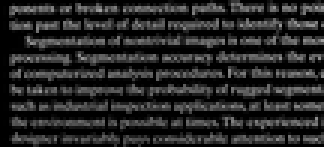
%> input picture problem8/origin/Fig0929(a)(text_image).tif, 108 x 49 px, shrunk from 2018 x 918 before the run (shown 3 times larger); the run also reads 1 picture not shown here
$ octave problem_8.m   (GNU Octave 9; MATLAB toolbox functions it lacks are replaced by stand-ins)
%> lines starting %> are read from the running program, lines starting %| are printed output that depends on the picture; in (x1, y1, x2, y2) boxes, pixels count from 0 and x2, y2 are one past the last pixel; in counts of white or black regions, pixels touching at a corner belong together; the program's own positions count from 1
### problem8/erosion.m
%% erose binary image
function C=erosion(A,s1,s2)
    %Ainput image  s1,s2Ϊerose unite length and width odd only
    [m,n]=size(A);
    [cnx,cny,cnv] = find(A);
    C=false(m,n);
    for cnt = 1 : size(cnv)
        if (cnx(cnt) >= 1+(s1-1)/2) && (cnx(cnt) <= m-(s1-1)/2) && (cny(cnt) >= 1+(s2-1)/2) && (cny(cnt) <= n-(s2-1)/2)
            if A((cnx(cnt)-(s1-1)/2):(cnx(cnt)+(s1-1)/2),(cny(cnt)-(s2-1)/2):(cny(cnt)+(s2-1)/2))==true(s1,s2)
                C(cnx(cnt),cny(cnt))=1;
            end
        end
    end
end

### problem8/dilation.m
%% dilation binary image
function C=dilation(A,s1,s2)
    %A input image  s1,s2 unit odd only
    [m,n]=size(A);
    AM = zeros(m+s1-1,n+s2-1);
    AM( floor(s1/2)+1:m+floor(s1/2),floor(s2/2)+1:n+floor(s2/2) ) = A;
    [cnx,cny,cnv] = find(AM);
    CM=false(m+s1-1,n+s2-1);
    Oplt = ones(s1,s2);
    for cnt = 1 : size(cnv)
        CM( (cnx(cnt)-(s1-1)/2) : (cnx(cnt)+(s1-1)/2), (cny(cnt)-(s2-1)/2) : (cny(cnt)+(s2-1)/2) ) = Oplt;
    end
    C=CM( floor(s1/2)+1:m+floor(s1/2),floor(s2/2)+1:n+floor(s2/2) );
end

### problem8/recon.m
%% Geodesic expansion
% Geodesic expansion  R(A:point that be mask,s1,s2:m.n(represent the unit B),B:G(standard)
function C=recon(A,s1,s2,B)
    C = A;
    T = ones(size(C))-C;
    J = zeros(size(C));
    while ( sum(sum(T-C)) ) % stop when empty
        T = C;% record the C
        C = dilation(C,s1,s2) & B;% 膨胀
    end
end

### problem8/sign_edge.m
%% get the edge sigh
function C=sign_edge(A,s)
    [m,n]=size(A);
    if s==1
        C = zeros(m,n);
        C(1,1:n)=1-A(1,1:n);%  up and down
        C(2:m-1,1)=1-A(2:m-1,1);
        C(2:m-1,n)=1-A(2:m-1,n);%  left and right
    end
    if s==0
        C = A;
        C(2:m-1,2:n-1)=zeros(m-2,n-2);
    end
end

### problem8/problem_8.m
clc;
clear all;
format compact
in_img=imread('origin\Fig0929(a)(text_image).tif');
%> in_img is the input picture: size 49x108 uint8; min 0, max 160, mean 37.1
% ImOrgData=imread('images\test.bmp');
[m,n]=size(in_img);
%> m = 49; n = 108
%% Opening by reconstruction based on 929
figure(1);
set(gcf,'Position',get(0,'ScreenSize'),'Name','Opening by reconstruction');
subplot(2,2,1);imshow(in_img);title('a original');
ImEroData = erosion(in_img,51,1);
%> in erosion, `[cnx,cny,cnv] = find(A);`: cnx = 3582 values from 1 to 49; cny = 3582 values from 2 to 108; cnv = 3582 values from 1 to 160
%> after the loop in erosion, `for cnt = 1 : size(cnv)`: C: size 49x108 logical; every value is 0
subplot(2,2,2);imshow(ImEroData);title('b erosion 51¡Á1');
ImOpenData = dilation( erosion(in_img,51,1) ,51,1);
%> in dilation, `AM( floor(s1/2)+1:m+floor(s1/2),floor(s2/2)+1:n+floor(s2/2) ) = A;`: AM: size 99x108 double; every value is 0
%> in dilation, `[cnx,cny,cnv] = find(AM);`: cnx = []
%> after the loop in dilation, `for cnt = 1 : size(cnv)`: CM: size 99x108 logical; every value is 0
subplot(2,2,3);imshow(ImOpenData);title('c open operation 51¡Á1');
ImRecData = recon(ImEroData,3,3,in_img);% reconstruction R(mask,m.n(represent the unit B),Gstandard)
%> in recon, `T = ones(size(C))-C;`: T: size 49x108 double; every value is 1
%> the loop in recon, `while ( sum(sum(T-C)) )` made 1 pass
%> (m in dilation, n in dilation) on pass 1: (49, 108)
subplot(2,2,4);imshow(ImRecData);title('Opening by reconstruction');
saveas(figure(1),'outimage/Opening by reconstruction.jpg');
%% Filling holes based on 9.31
in_img=imread('origin\Fig0931(a)(text_image).tif');
figure(2);
set(gcf,'Position',get(0,'ScreenSize'),'Name','Filling holes');
subplot(2,2,1);imshow(in_img);title('a original');
subplot(2,2,2);imshow(~in_img);title('b Complement ');
%> after `imshow(~in_img)`:
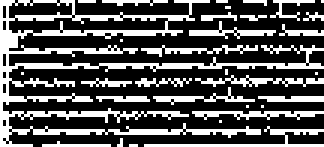
%> displayed picture: size 49x108 logical (shown 3 times larger); 32.3% white in thin lines or dots
ImSignData=sign_edge(in_img,1);
%> in sign_edge, `C(1,1:n)=1-A(1,1:n);`: C: size 49x108 double; values 0 (black) and 1 (white), 1.7% white in thin lines or dots, all inside (x1, y1, x2, y2) = (0, 0, 108, 1)
%> in sign_edge, `C(2:m-1,1)=1-A(2:m-1,1);`: C: size 49x108 double; values 0 (black) and 1 (white), 2.6% white in thin lines or dots
%> in sign_edge, `C(2:m-1,n)=1-A(2:m-1,n);`:
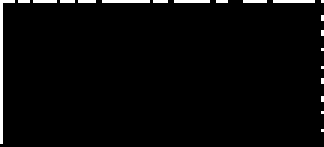
%> C: size 49x108 double (shown 3 times larger); values 0 (black) and 1 (white), 2.8% white in thin lines or dots
subplot(2,2,3);imshow(ImSignData);title('c sign_edge');
H= ~recon(ImSignData,3,3,~in_img) ;
%> call 2 of recon, with s1 = 3, s2 = 3
%> in recon (call 2), `T = ones(size(C))-C;`: T: size 49x108 double; values 0 (black) and 1 (white), 97.2% white; black in thin lines or dots
%> the loop in recon (call 2), `while ( sum(sum(T-C)) )` made 87 passes
%> after the loop in recon (call 2), `while ( sum(sum(T-C)) )`:
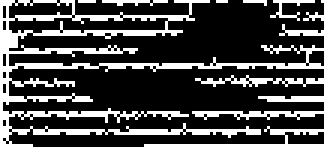
%> C: size 49x108 logical (shown 3 times larger); 26.2% white in thin lines or dots
%> H: size 49x108 logical; 73.8% white; black in thin lines or dots
subplot(2,2,4);imshow(H);title('d after Filling holes');
saveas(figure(2),'outimage/Filling holes.jpg');
%% Border clearing
figure(3);
set(gcf,'Position',get(0,'ScreenSize'),'Name','erase edge');
ImESData=sign_edge(in_img,0);
ImEdgeData = recon(ImESData,3,3,in_img);
%> call 3 of recon, with s1 = 3, s2 = 3
%> in recon (call 3), `T = ones(size(C))-C;`:
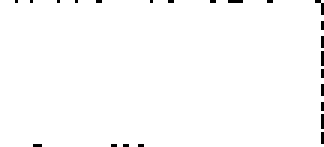
%> T: size 49x108 uint8 (shown 3 times larger); values 0 (black) and 1 (white), 98.8% white; black in thin lines or dots
%> the loop in recon (call 3), `while ( sum(sum(T-C)) )` made 61 passes
%> pass 1, in recon (call 3), `C = dilation(C,s1,s2) & B;`:
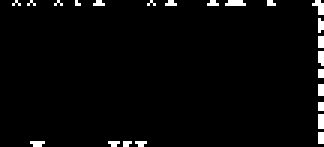
%> C: size 49x108 logical (shown 3 times larger); 2.8% white in thin lines or dots
%> pass 2, in recon (call 3), `C = dilation(C,s1,s2) & B;`:
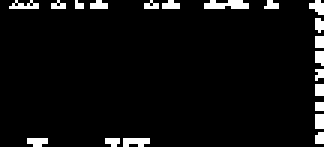
%> C: size 49x108 logical (shown 3 times larger); 5.3% white in thin lines or dots
%> after the loop in recon (call 3), `while ( sum(sum(T-C)) )`:
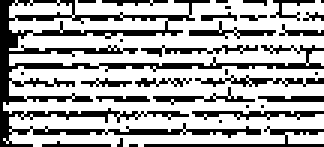
%> C: size 49x108 logical (shown 3 times larger); 67.3% white; black in thin lines or dots
subplot(2,1,1);imshow(ImEdgeData);title('a sign at edge');
ImCenterData = in_img - ImEdgeData;
subplot(2,1,2);imshow(ImCenterData);title('b left mask');
saveas(figure(3),'outimage/erase edge.jpg');
